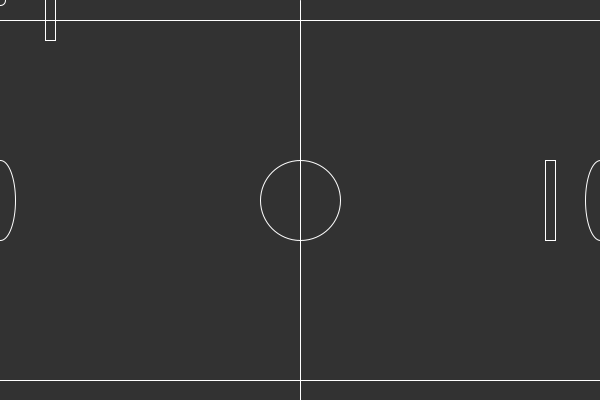
Frame 1 (no input)
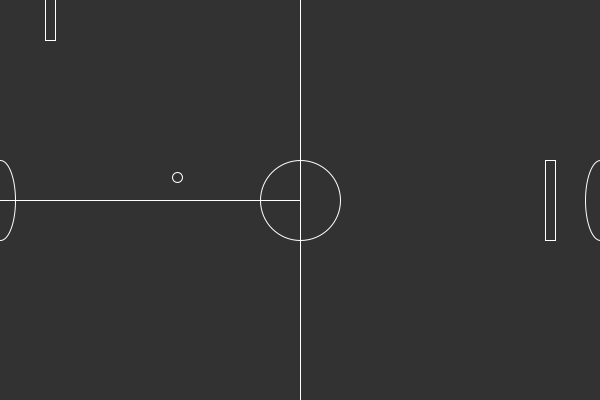
Frame 60 (the mouse pressed at the canvas centre just before this capture)
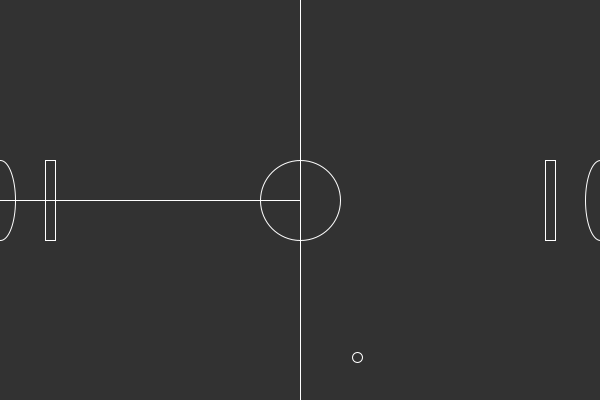
Frame 120 (the mouse held since frame 60 and released just before this capture)

The Processing sketch that drew these frames (run headless with seeded random() and noise(); from frame 60 on, the mouse is pressed at the canvas centre):

// Processing sketch: processing_166921
// ── processing_166921.pde

int x=0;
int y=0;
int my= 3;
int mx=3;
int p2y= 200;

void setup () {
  size (600, 400);
}
void draw () {
  background (50, 0, 220);
  background(50);
  stroke(255);
  noFill();
  rect(-1, 20, 602, 360);
  line(300, 0, 300, 400);
  ellipse(300, 200, 80, 80);
  ellipse(0, 200, 30, 80);
  ellipse(600, 200, 30, 80);
  ellipse (x, y, 10, 10);
  x+=mx;
  y+=my;
  if (y> height||y<0) {
    my = my *-1;
  }
  if (x>width||x<0) {
    mx *=-1 ;  
    x=width/2;
    y=height/2;
  }
  paddle (50, mouseY);
  paddle (550, p2y);

  //hit test for the second paddle!
  if (abs(x-550)<40&&abs(y-p2y)<40) {
    mx=abs(mx);
  }

  //hit test
  if (abs(x-550)<10 && abs(y-mouseY)<40) {
    mx = abs (mx);
  }
}
//Keyboard Input for Player 2
void keyPressed(){
  if (key == 'w') {
    p2y= p2y-15;
  }
  if (key=='s') {
    p2y=p2y+15;
  }
}
void paddle (int x, int y) {
  //Paddle
  rectMode(CENTER);
  rect(x, y, 10, 80);
}
